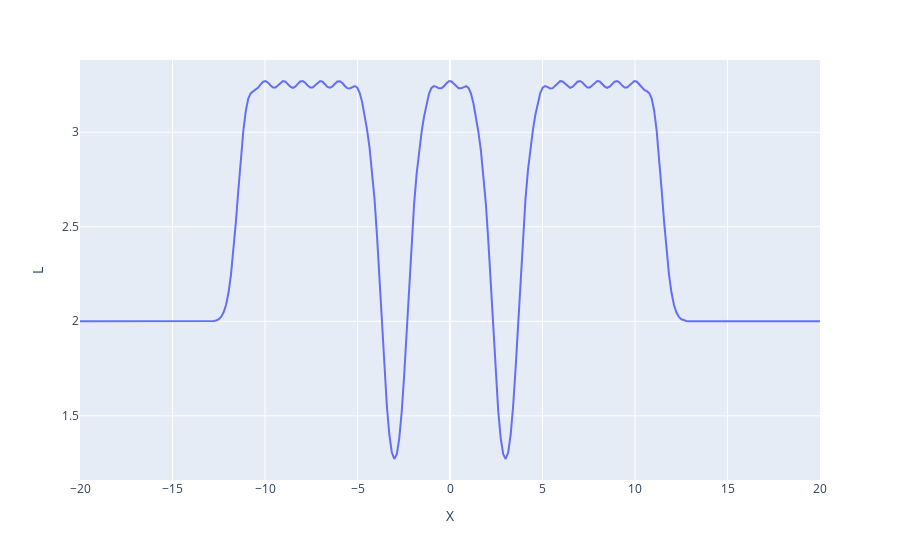

Write notebook code for a chart like this one.
### Code cell
df = pd.DataFrame({'X':X, 'L':L})
px.line(df, x='X', y ='L')

### Figure 1 — Plotly figure (JSON) as saved in the notebook; plotly's stock layout.template omitted (floating-point values rounded to 4 significant figures; data arrays with more than 128 entries replaced by an {"elided": "..."} marker saying what was removed)
{"data": [{"hovertemplate": "X=%{x}<br>L=%{y}<extra></extra>", "legendgroup": "", "line": {"color": "#636efa", "dash": "solid"}, "marker": {"symbol": "circle"}, "mode": "lines", "name": "", "orientation": "h", "showlegend": false, "type": "scatter", "x": {"elided": "300 float values"}, "xaxis": "x", "y": {"elided": "300 float values"}, "yaxis": "y"}], "layout": {"legend": {"tracegroupgap": 0}, "margin": {"t": 60}, "xaxis": {"anchor": "y", "domain": [0, 1], "title": {"text": "X"}}, "yaxis": {"anchor": "x", "domain": [0, 1], "title": {"text": "L"}}}}
